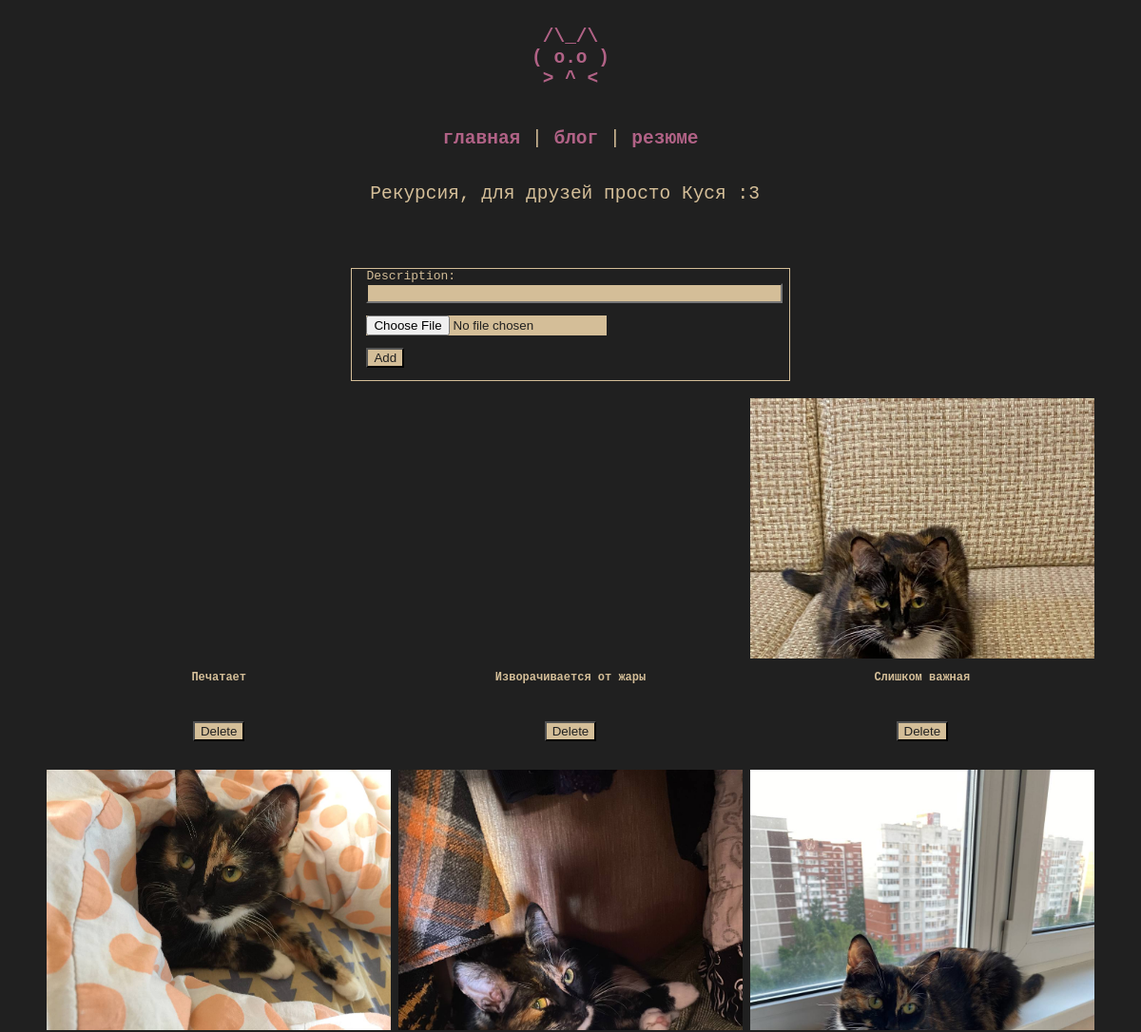
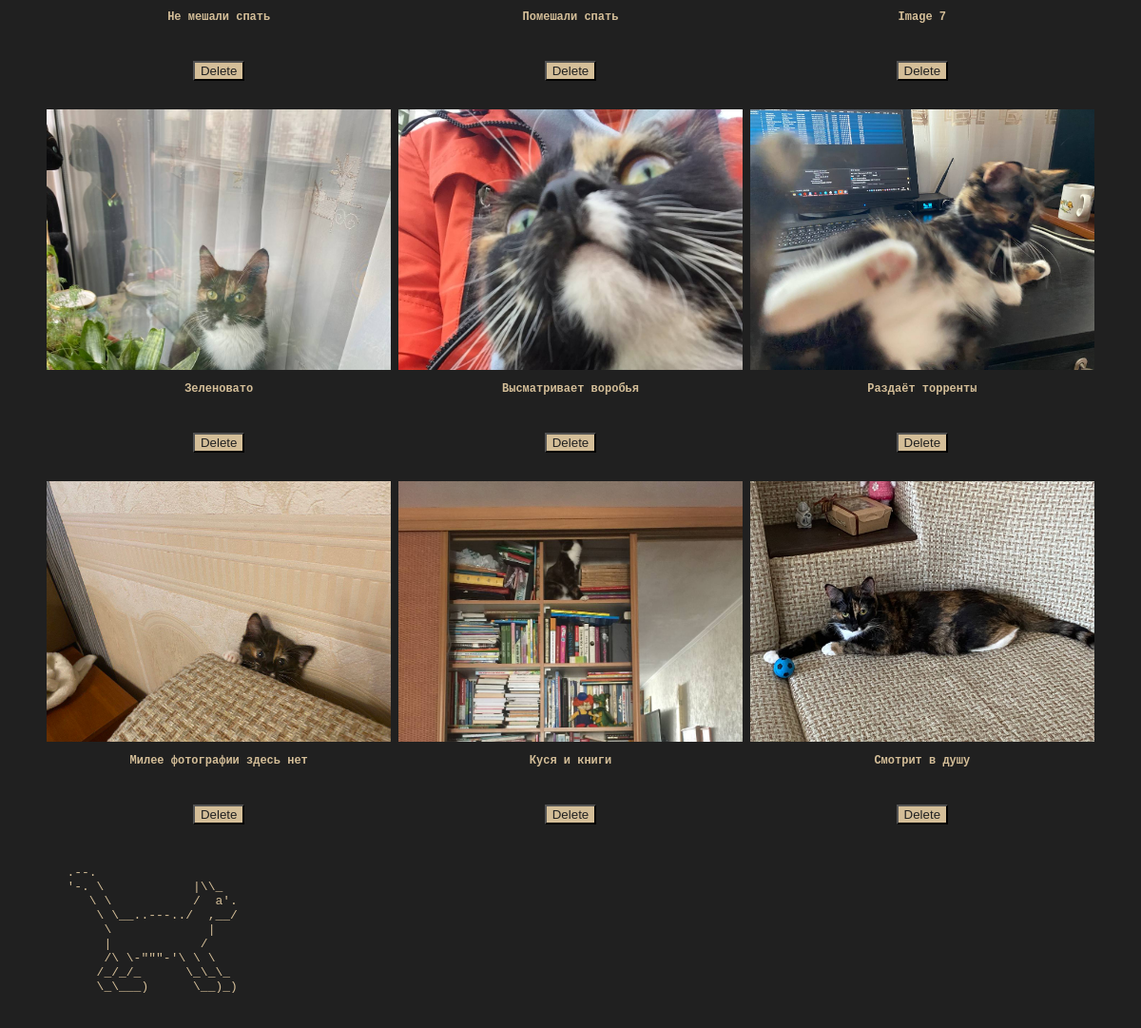
Screenshot of /cat (signed in) with the database file from the repository (2 pictures, top to bottom).
### tables this page shows
CREATE TABLE cat (
    "title" TEXT NOT NULL,
    "url" TEXT NOT NULL
);

### kolpa_site.py (the view, shortened to what this page needs)
@app.route("/cat", methods=["POST", "GET"])
def cat():
    return render_template('kusya.html', cat = dbase.getCatData(), admin = session['admin'])

### FDataBase.py (called while the page is built)
    def getCatData(self):
        sql = '''SELECT rowid, * FROM cat ORDER BY rowid DESC'''
        try:
            self.__cur.execute(sql)
            res = self.__cur.fetchall()
            if res: return res
        except:
            print("Error reading DB")
        return []

### kolpa_site.py (called while the page is built)
def connect_db():
    conn = sqlite3.connect(app.config['DATABASE'])
    conn.row_factory = sqlite3.Row
    return conn

def get_db():
    if not hasattr(g, 'link_db'):
        g.link_db = connect_db()
    return g.link_db

@app.before_request
def before_request():
   global dbase
   db = get_db()
   dbase = FDataBase(db)
   if 'admin' not in session:
       session['admin'] = False

### templates/kusya.html (shortened to what this page needs)
<!DOCTYPE html>
<html>
  <head>
    <link type="text/css" href="{{ url_for('static', filename='css/styles.css')}}" rel="stylesheet" />
  </head>
  <body>
    <section id="header" aria-label="Home">
      <a href="/" title="Home">
      <pre>
 /\_/\
( o.o )
 > ^ <
      </pre>
	</a>
    </section>
    <section id="menu">
      <p id="test">
        <a href="/">главная</a> | <a href="/blog">блог</a> | <a href="/resume">резюме</a>
    </p>
    </section>
    <section id="title">
      <p>
       Рекурсия, для друзей просто Куся :3
      </p>
      <br>
    </section>
    {%if admin %}
    <div id="weird-boxes">
      <section id="simple_block" style="max-width: 55ch;">
      <form enctype="multipart/form-data" method="post">
      <label for="description">Description:</label><br>
      <input type="text" id="description" name="description" style="width: 100%;"><br>
      <p><input type="file" name="photo">
      <p></p><input type="submit" value="Add"></p>
    </form>
    </section>
    </div>
    <br>
    {% endif %}
	<div id="weird-boxes">
    <ul class="image-list-small">
      {% for c in cat -%}
          <li>
            <a href="../{{c.url}}" target="_blank" style="background-image: url('../{{c.url}}');"></a>
              <div class="details">
                <h3><a href="#">{{c.title}}</a></h3>
            </div>
            {%if admin %}
            <form action="/cat/{{c.rowid}}" method="post">
              <input type="submit" name="submit_button" value="Delete">
            </form>
            {% endif %}
          </li>
        {% endfor -%}
    </ul>
		<marquee behavior="scroll" direction="right">
      <pre style="color:#d4be98">
        .--.
        '-. \            |\\_
           \ \           /  a'.
            \ \__..---../  ,__/
             \             |
             |            /
             /\ \-"""-'\ \ \
            /_/_/_      \_\_\_
            \_\___)      \__)_)
      </pre>
    </marquee>
	</div>
  </body>
</html>

### static/css/styles.css (style rules this page uses)
body { background-color: #202020; overflow-x: hidden; }
html { overflow-x: hidden; }
.image-list-small { font-family: monospace; margin: 0 auto; text-align: center; max-width: 1280px; padding: 0; }
.image-list-small li { display: inline-block; width: 362px; margin: 0 0px 30px; }
.image-list-small li > a { display: block; text-decoration: none; background-size: cover; background-repeat: no-repeat; height: 274px; margin: 0; padding: 0; }
.image-list-small .details { margin-top: 13px; margin-left: auto; margin-right: auto; max-width: 200ch; }
.image-list-small .details h3 { display: block; height:50px; font-size: 12px; margin: 0 0 3px 0; overflow: hidden; text-overflow: ellipsis; }
.image-list-small .details h3 a { color: #d4be98; text-decoration: none; }
input { background-color: #d4be98; color: #202020; }
p#test { width: 100%; text-align: center; font-size:150%; }
section { font-family: monospace; background-color: #202020; color:#d4be98; }
section#header { text-align:center; font-size:150%; margin-right:1%; margin-left:1%; }
section#title { margin-top:3%; text-align:center; font-size:150%; margin-right:2%; margin-left:1%; }
#weird-boxes section { padding: 0 2ch; margin-top: 2em; border: 1px solid #d4be98; }
section#simple_block { margin-left: auto; margin-right: auto; max-width: 38ch; }
section#menu { margin-left: auto; margin-right: auto; width: 40ch; }
a { text-decoration: none; font-weight:bold; color:#B16286; }

### rows the page displays
cat: title "Печатает"
cat: title "Изворачивается от жары"
cat: url (picture), title "Слишком важная"
cat: url (picture), title "Не мешали спать"
cat: url (picture), title "Помешали спать"
cat: url (picture), title "Image 7"
cat: url (picture), title "Зеленовато"
cat: url (picture), title "Высматривает воробья"
cat: url (picture), title "Раздаёт торренты"
cat: url (picture), title "Милее фотографии здесь нет"
cat: url (picture), title "Куся и книги"
cat: url (picture), title "Смотрит в душу"
